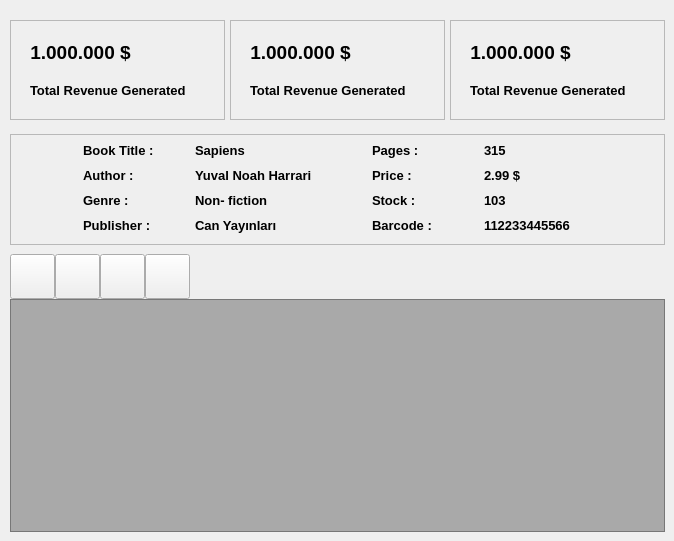
      <widget class="QWidget" name="page_3">
       <widget class="QPushButton" name="pushButton_12">
        <property name="geometry">
         <rect>
          <x>10</x>
          <y>254</y>
          <width>45</width>
          <height>45</height>
         </rect>
        </property>
        <property name="minimumSize">
         <size>
          <width>45</width>
          <height>45</height>
         </size>
        </property>
        <property name="maximumSize">
         <size>
          <width>45</width>
          <height>45</height>
         </size>
        </property>
        <property name="text">
         <string/>
        </property>
        <property name="icon">
         <iconset resource="bookstore.qrc">
          <normaloff>:/Icons/plus-square.svg</normaloff>:/Icons/plus-square.svg</iconset>
        </property>
        <property name="iconSize">
         <size>
          <width>40</width>
          <height>40</height>
         </size>
        </property>
       </widget>
       <widget class="QFrame" name="frame_24">
        <property name="geometry">
         <rect>
          <x>10</x>
          <y>20</y>
          <width>215</width>
          <height>100</height>
         </rect>
        </property>
        <property name="minimumSize">
         <size>
          <width>215</width>
          <height>100</height>
         </size>
        </property>
        <property name="maximumSize">
         <size>
          <width>215</width>
          <height>100</height>
         </size>
        </property>
        <property name="frameShape">
         <enum>QFrame::StyledPanel</enum>
        </property>
        <property name="frameShadow">
         <enum>QFrame::Raised</enum>
        </property>
        <widget class="QLabel" name="label_74">
         <property name="geometry">
          <rect>
           <x>10</x>
           <y>10</y>
           <width>121</width>
           <height>45</height>
          </rect>
         </property>
         <property name="font">
          <font>
           <pointsize>14</pointsize>
           <weight>75</weight>
           <bold>true</bold>
          </font>
         </property>
         <property name="text">
          <string>1.000.000 $</string>
         </property>
         <property name="alignment">
          <set>Qt::AlignCenter</set>
         </property>
        </widget>
        <widget class="QLabel" name="label_75">
         <property name="geometry">
          <rect>
           <x>144</x>
           <y>10</y>
           <width>65</width>
           <height>45</height>
          </rect>
         </property>
         <property name="minimumSize">
          <size>
           <width>65</width>
           <height>45</height>
          </size>
         </property>
         <property name="maximumSize">
          <size>
           <width>65</width>
           <height>45</height>
          </size>
         </property>
         <property name="text">
          <string/>
         </property>
         <property name="pixmap">
          <pixmap resource="bookstore.qrc">:/Icons/credit-card.svg</pixmap>
         </property>
         <property name="scaledContents">
          <bool>false</bool>
         </property>
         <property name="alignment">
          <set>Qt::AlignCenter</set>
         </property>
        </widget>
        <widget class="QLabel" name="label_76">
         <property name="geometry">
          <rect>
           <x>20</x>
           <y>60</y>
           <width>171</width>
           <height>20</height>
          </rect>
         </property>
         <property name="font">
          <font>
           <pointsize>10</pointsize>
           <weight>75</weight>
           <bold>true</bold>
          </font>
         </property>
         <property name="text">
          <string>Total Revenue Generated</string>
         </property>
        </widget>
       </widget>
       <widget class="QFrame" name="frame_25">
        <property name="geometry">
         <rect>
          <x>230</x>
          <y>20</y>
          <width>215</width>
          <height>100</height>
         </rect>
        </property>
        <property name="minimumSize">
         <size>
          <width>215</width>
          <height>100</height>
         </size>
        </property>
        <property name="maximumSize">
         <size>
          <width>215</width>
          <height>100</height>
         </size>
        </property>
        <property name="frameShape">
         <enum>QFrame::StyledPanel</enum>
        </property>
        <property name="frameShadow">
         <enum>QFrame::Raised</enum>
        </property>
        <widget class="QLabel" name="label_77">
         <property name="geometry">
          <rect>
           <x>10</x>
           <y>10</y>
           <width>121</width>
           <height>45</height>
          </rect>
         </property>
         <property name="font">
          <font>
           <pointsize>14</pointsize>
           <weight>75</weight>
           <bold>true</bold>
          </font>
         </property>
         <property name="text">
          <string>1.000.000 $</string>
         </property>
         <property name="alignment">
          <set>Qt::AlignCenter</set>
         </property>
        </widget>
        <widget class="QLabel" name="label_78">
         <property name="geometry">
          <rect>
           <x>144</x>
           <y>10</y>
           <width>65</width>
           <height>45</height>
          </rect>
         </property>
         <property name="minimumSize">
          <size>
           <width>65</width>
           <height>45</height>
          </size>
         </property>
         <property name="maximumSize">
          <size>
           <width>65</width>
           <height>45</height>
          </size>
         </property>
         <property name="text">
          <string/>
         </property>
         <property name="pixmap">
          <pixmap resource="bookstore.qrc">:/Icons/credit-card.svg</pixmap>
         </property>
         <property name="scaledContents">
          <bool>false</bool>
         </property>
         <property name="alignment">
          <set>Qt::AlignCenter</set>
         </property>
        </widget>
        <widget class="QLabel" name="label_79">
         <property name="geometry">
          <rect>
           <x>20</x>
           <y>60</y>
           <width>171</width>
           <height>20</height>
          </rect>
         </property>
         <property name="font">
          <font>
           <pointsize>10</pointsize>
           <weight>75</weight>
           <bold>true</bold>
          </font>
         </property>
         <property name="text">
          <string>Total Revenue Generated</string>
         </property>
        </widget>
       </widget>
       <widget class="QFrame" name="frame_26">
        <property name="geometry">
         <rect>
          <x>450</x>
          <y>20</y>
          <width>215</width>
          <height>100</height>
         </rect>
        </property>
        <property name="minimumSize">
         <size>
          <width>215</width>
          <height>100</height>
         </size>
        </property>
        <property name="maximumSize">
         <size>
          <width>215</width>
          <height>100</height>
         </size>
        </property>
        <property name="frameShape">
         <enum>QFrame::StyledPanel</enum>
        </property>
        <property name="frameShadow">
         <enum>QFrame::Raised</enum>
        </property>
        <widget class="QLabel" name="label_80">
         <property name="geometry">
          <rect>
           <x>10</x>
           <y>10</y>
           <width>121</width>
           <height>45</height>
          </rect>
         </property>
         <property name="font">
          <font>
           <pointsize>14</pointsize>
           <weight>75</weight>
           <bold>true</bold>
          </font>
         </property>
         <property name="text">
          <string>1.000.000 $</string>
         </property>
         <property name="alignment">
          <set>Qt::AlignCenter</set>
         </property>
        </widget>
        <widget class="QLabel" name="label_81">
         <property name="geometry">
          <rect>
           <x>144</x>
           <y>10</y>
           <width>65</width>
           <height>45</height>
          </rect>
         </property>
         <property name="minimumSize">
          <size>
           <width>65</width>
           <height>45</height>
          </size>
         </property>
         <property name="maximumSize">
          <size>
           <width>65</width>
           <height>45</height>
          </size>
         </property>
         <property name="text">
          <string/>
         </property>
         <property name="pixmap">
          <pixmap resource="bookstore.qrc">:/Icons/credit-card.svg</pixmap>
         </property>
         <property name="scaledContents">
          <bool>false</bool>
         </property>
         <property name="alignment">
          <set>Qt::AlignCenter</set>
         </property>
        </widget>
        <widget class="QLabel" name="label_82">
         <property name="geometry">
          <rect>
           <x>20</x>
           <y>60</y>
           <width>171</width>
           <height>20</height>
          </rect>
         </property>
         <property name="font">
          <font>
           <pointsize>10</pointsize>
           <weight>75</weight>
           <bold>true</bold>
          </font>
         </property>
         <property name="text">
          <string>Total Revenue Generated</string>
         </property>
        </widget>
       </widget>
       <widget class="QTableView" name="tableView_2">
        <property name="geometry">
         <rect>
          <x>10</x>
          <y>299</y>
          <width>655</width>
          <height>233</height>
         </rect>
        </property>
        <property name="styleSheet">
         <string notr="true">background-color:rgb(0,0,0,75);</string>
        </property>
       </widget>
       <widget class="QPushButton" name="pushButton_13">
        <property name="geometry">
         <rect>
          <x>145</x>
          <y>254</y>
          <width>45</width>
          <height>45</height>
         </rect>
        </property>
        <property name="minimumSize">
         <size>
          <width>45</width>
          <height>45</height>
         </size>
        </property>
        <property name="maximumSize">
         <size>
          <width>45</width>
          <height>45</height>
         </size>
        </property>
        <property name="text">
         <string/>
        </property>
        <property name="icon">
         <iconset resource="bookstore.qrc">
          <normaloff>:/Icons/minus-square.svg</normaloff>:/Icons/minus-square.svg</iconset>
        </property>
        <property name="iconSize">
         <size>
          <width>40</width>
          <height>40</height>
         </size>
        </property>
       </widget>
       <widget class="QPushButton" name="pushButton_14">
        <property name="geometry">
         <rect>
          <x>55</x>
          <y>254</y>
          <width>45</width>
          <height>45</height>
         </rect>
        </property>
        <property name="minimumSize">
         <size>
          <width>45</width>
          <height>45</height>
         </size>
        </property>
        <property name="maximumSize">
         <size>
          <width>45</width>
          <height>45</height>
         </size>
        </property>
        <property name="text">
         <string/>
        </property>
        <property name="icon">
         <iconset resource="bookstore.qrc">
          <normaloff>:/Icons/edit.svg</normaloff>:/Icons/edit.svg</iconset>
        </property>
        <property name="iconSize">
         <size>
          <width>40</width>
          <height>40</height>
         </size>
        </property>
       </widget>
       <widget class="QPushButton" name="pushButton_15">
        <property name="geometry">
         <rect>
          <x>100</x>
          <y>254</y>
          <width>45</width>
          <height>45</height>
         </rect>
        </property>
        <property name="minimumSize">
         <size>
          <width>45</width>
          <height>45</height>
         </size>
        </property>
        <property name="maximumSize">
         <size>
          <width>45</width>
          <height>45</height>
         </size>
        </property>
        <property name="text">
         <string/>
        </property>
        <property name="icon">
         <iconset resource="bookstore.qrc">
          <normaloff>:/Icons/save.svg</normaloff>:/Icons/save.svg</iconset>
        </property>
        <property name="iconSize">
         <size>
          <width>40</width>
          <height>40</height>
         </size>
        </property>
       </widget>
       <widget class="QFrame" name="frame_5">
        <property name="geometry">
         <rect>
          <x>10</x>
          <y>134</y>
          <width>655</width>
          <height>111</height>
         </rect>
        </property>
        <property name="minimumSize">
         <size>
          <width>140</width>
          <height>20</height>
         </size>
        </property>
        <property name="font">
         <font>
          <weight>75</weight>
          <bold>true</bold>
         </font>
        </property>
        <property name="frameShape">
         <enum>QFrame::StyledPanel</enum>
        </property>
        <property name="frameShadow">
         <enum>QFrame::Raised</enum>
        </property>
        <layout class="QGridLayout" name="gridLayout">
         <property name="leftMargin">
          <number>5</number>
         </property>
         <property name="topMargin">
          <number>5</number>
         </property>
         <property name="rightMargin">
          <number>5</number>
         </property>
         <property name="bottomMargin">
          <number>5</number>
         </property>
         <property name="horizontalSpacing">
          <number>2</number>
         </property>
         <property name="verticalSpacing">
          <number>5</number>
         </property>
         <item row="0" column="3">
          <widget class="QLabel" name="label_5">
           <property name="minimumSize">
            <size>
             <width>110</width>
             <height>20</height>
            </size>
           </property>
           <property name="maximumSize">
            <size>
             <width>110</width>
             <height>20</height>
            </size>
           </property>
           <property name="font">
            <font>
             <pointsize>10</pointsize>
             <weight>75</weight>
             <bold>true</bold>
            </font>
           </property>
           <property name="text">
            <string>Pages :</string>
           </property>
           <property name="scaledContents">
            <bool>false</bool>
           </property>
           <property name="wordWrap">
            <bool>false</bool>
           </property>
          </widget>
         </item>
         <item row="2" column="1">
          <widget class="QLabel" name="label_4">
           <property name="minimumSize">
            <size>
             <width>110</width>
             <height>20</height>
            </size>
           </property>
           <property name="maximumSize">
            <size>
             <width>110</width>
             <height>20</height>
            </size>
           </property>
           <property name="font">
            <font>
             <pointsize>10</pointsize>
             <weight>75</weight>
             <bold>true</bold>
            </font>
           </property>
           <property name="text">
            <string>Genre :</string>
           </property>
           <property name="scaledContents">
            <bool>false</bool>
           </property>
           <property name="wordWrap">
            <bool>false</bool>
           </property>
          </widget>
         </item>
         <item row="0" column="1">
          <widget class="QLabel" name="label_3">
           <property name="minimumSize">
            <size>
             <width>110</width>
             <height>20</height>
            </size>
           </property>
           <property name="maximumSize">
            <size>
             <width>110</width>
             <height>20</height>
            </size>
           </property>
           <property name="font">
            <font>
             <pointsize>10</pointsize>
             <weight>75</weight>
             <bold>true</bold>
            </font>
           </property>
           <property name="text">
            <string>Book Title :</string>
           </property>
           <property name="scaledContents">
            <bool>false</bool>
           </property>
           <property name="wordWrap">
            <bool>false</bool>
           </property>
          </widget>
         </item>
         <item row="3" column="1">
          <widget class="QLabel" name="label_9">
           <property name="minimumSize">
            <size>
             <width>110</width>
             <height>20</height>
            </size>
           </property>
           <property name="maximumSize">
            <size>
             <width>110</width>
             <height>20</height>
            </size>
           </property>
           <property name="font">
            <font>
             <pointsize>10</pointsize>
             <weight>75</weight>
             <bold>true</bold>
            </font>
           </property>
           <property name="text">
            <string>Publisher :</string>
           </property>
           <property name="scaledContents">
            <bool>false</bool>
           </property>
           <property name="wordWrap">
            <bool>false</bool>
           </property>
          </widget>
         </item>
         <item row="3" column="3">
          <widget class="QLabel" name="label_7">
           <property name="minimumSize">
            <size>
             <width>110</width>
             <height>20</height>
            </size>
           </property>
           <property name="maximumSize">
            <size>
             <width>110</width>
             <height>20</height>
            </size>
           </property>
           <property name="font">
            <font>
             <pointsize>10</pointsize>
             <weight>75</weight>
             <bold>true</bold>
            </font>
           </property>
           <property name="text">
            <string>Barcode :</string>
           </property>
           <property name="scaledContents">
            <bool>false</bool>
           </property>
           <property name="wordWrap">
            <bool>false</bool>
           </property>
          </widget>
         </item>
         <item row="2" column="3">
          <widget class="QLabel" name="label_6">
           <property name="minimumSize">
            <size>
             <width>110</width>
             <height>20</height>
            </size>
           </property>
           <property name="maximumSize">
            <size>
             <width>110</width>
             <height>20</height>
            </size>
           </property>
           <property name="font">
            <font>
             <pointsize>10</pointsize>
             <weight>75</weight>
             <bold>true</bold>
            </font>
           </property>
           <property name="text">
            <string>Stock :</string>
           </property>
           <property name="scaledContents">
            <bool>false</bool>
           </property>
           <property name="wordWrap">
            <bool>false</bool>
           </property>
          </widget>
         </item>
         <item row="0" column="0" rowspan="5">
          <widget class="QLabel" name="label_2">
           <property name="maximumSize">
            <size>
             <width>65</width>
             <height>16777215</height>
            </size>
           </property>
           <property name="text">
            <string/>
           </property>
           <property name="pixmap">
            <pixmap resource="bookstore.qrc">:/Icons/book.svg</pixmap>
           </property>
           <property name="alignment">
            <set>Qt::AlignCenter</set>
           </property>
          </widget>
         </item>
         <item row="1" column="3">
          <widget class="QLabel" name="label_8">
           <property name="minimumSize">
            <size>
             <width>110</width>
             <height>20</height>
            </size>
           </property>
           <property name="maximumSize">
            <size>
             <width>110</width>
             <height>20</height>
            </size>
           </property>
           <property name="font">
            <font>
             <pointsize>10</pointsize>
             <weight>75</weight>
             <bold>true</bold>
            </font>
           </property>
           <property name="text">
            <string>Price :</string>
           </property>
           <property name="scaledContents">
            <bool>false</bool>
           </property>
           <property name="wordWrap">
            <bool>false</bool>
           </property>
          </widget>
         </item>
         <item row="1" column="1">
          <widget class="QLabel" name="label_10">
           <property name="minimumSize">
            <size>
             <width>110</width>
             <height>20</height>
            </size>
           </property>
           <property name="maximumSize">
            <size>
             <width>110</width>
             <height>20</height>
            </size>
           </property>
           <property name="font">
            <font>
             <pointsize>10</pointsize>
             <weight>75</weight>
             <bold>true</bold>
            </font>
           </property>
           <property name="text">
            <string>Author :</string>
           </property>
           <property name="scaledContents">
            <bool>false</bool>
           </property>
           <property name="wordWrap">
            <bool>false</bool>
           </property>
          </widget>
         </item>
         <item row="0" column="2">
          <widget class="QLabel" name="label_83">
           <property name="minimumSize">
            <size>
             <width>140</width>
             <height>20</height>
            </size>
           </property>
           <property name="font">
            <font>
             <pointsize>10</pointsize>
             <weight>75</weight>
             <bold>true</bold>
            </font>
           </property>
           <property name="text">
            <string>Sapiens</string>
           </property>
           <property name="scaledContents">
            <bool>false</bool>
           </property>
           <property name="wordWrap">
            <bool>false</bool>
           </property>
          </widget>
         </item>
         <item row="0" column="4">
          <widget class="QLabel" name="label_84">
           <property name="minimumSize">
            <size>
             <width>140</width>
             <height>20</height>
            </size>
           </property>
           <property name="font">
            <font>
             <pointsize>10</pointsize>
             <weight>75</weight>
             <bold>true</bold>
            </font>
           </property>
           <property name="text">
            <string>315</string>
           </property>
           <property name="scaledContents">
            <bool>false</bool>
           </property>
           <property name="wordWrap">
            <bool>false</bool>
           </property>
          </widget>
         </item>
         <item row="1" column="2">
          <widget class="QLabel" name="label_85">
           <property name="minimumSize">
            <size>
             <width>140</width>
             <height>20</height>
            </size>
           </property>
           <property name="font">
            <font>
             <pointsize>10</pointsize>
             <weight>75</weight>
             <bold>true</bold>
            </font>
           </property>
           <property name="text">
            <string>Yuval Noah Harrari</string>
           </property>
           <property name="scaledContents">
            <bool>false</bool>
           </property>
           <property name="wordWrap">
            <bool>false</bool>
           </property>
          </widget>
         </item>
         <item row="2" column="2">
          <widget class="QLabel" name="label_86">
           <property name="minimumSize">
            <size>
             <width>140</width>
             <height>20</height>
            </size>
           </property>
           <property name="font">
            <font>
             <pointsize>10</pointsize>
             <weight>75</weight>
             <bold>true</bold>
            </font>
           </property>
           <property name="text">
            <string>Non- fiction</string>
           </property>
           <property name="scaledContents">
            <bool>false</bool>
           </property>
           <property name="wordWrap">
            <bool>false</bool>
           </property>
          </widget>
         </item>
         <item row="3" column="2">
          <widget class="QLabel" name="label_87">
           <property name="minimumSize">
            <size>
             <width>140</width>
             <height>20</height>
            </size>
           </property>
           <property name="font">
            <font>
             <pointsize>10</pointsize>
             <weight>75</weight>
             <bold>true</bold>
            </font>
           </property>
           <property name="text">
            <string>Can Yayınları</string>
           </property>
           <property name="scaledContents">
            <bool>false</bool>
           </property>
           <property name="wordWrap">
            <bool>false</bool>
           </property>
          </widget>
         </item>
         <item row="1" column="4">
          <widget class="QLabel" name="label_88">
           <property name="minimumSize">
            <size>
             <width>140</width>
             <height>20</height>
            </size>
           </property>
           <property name="font">
            <font>
             <pointsize>10</pointsize>
             <weight>75</weight>
             <bold>true</bold>
            </font>
           </property>
           <property name="text">
            <string>2.99 $</string>
           </property>
           <property name="scaledContents">
            <bool>false</bool>
           </property>
           <property name="wordWrap">
            <bool>false</bool>
           </property>
          </widget>
         </item>
         <item row="2" column="4">
          <widget class="QLabel" name="label_89">
           <property name="minimumSize">
            <size>
             <width>140</width>
             <height>20</height>
            </size>
           </property>
           <property name="font">
            <font>
             <pointsize>10</pointsize>
             <weight>75</weight>
             <bold>true</bold>
            </font>
           </property>
           <property name="text">
            <string>103</string>
           </property>
           <property name="scaledContents">
            <bool>false</bool>
           </property>
           <property name="wordWrap">
            <bool>false</bool>
           </property>
          </widget>
         </item>
         <item row="3" column="4">
          <widget class="QLabel" name="label_90">
           <property name="minimumSize">
            <size>
             <width>140</width>
             <height>20</height>
            </size>
           </property>
           <property name="font">
            <font>
             <pointsize>10</pointsize>
             <weight>75</weight>
             <bold>true</bold>
            </font>
           </property>
           <property name="text">
            <string>112233445566</string>
           </property>
           <property name="scaledContents">
            <bool>false</bool>
           </property>
           <property name="wordWrap">
            <bool>false</bool>
           </property>
          </widget>
         </item>
        </layout>
       </widget>
      </widget>
